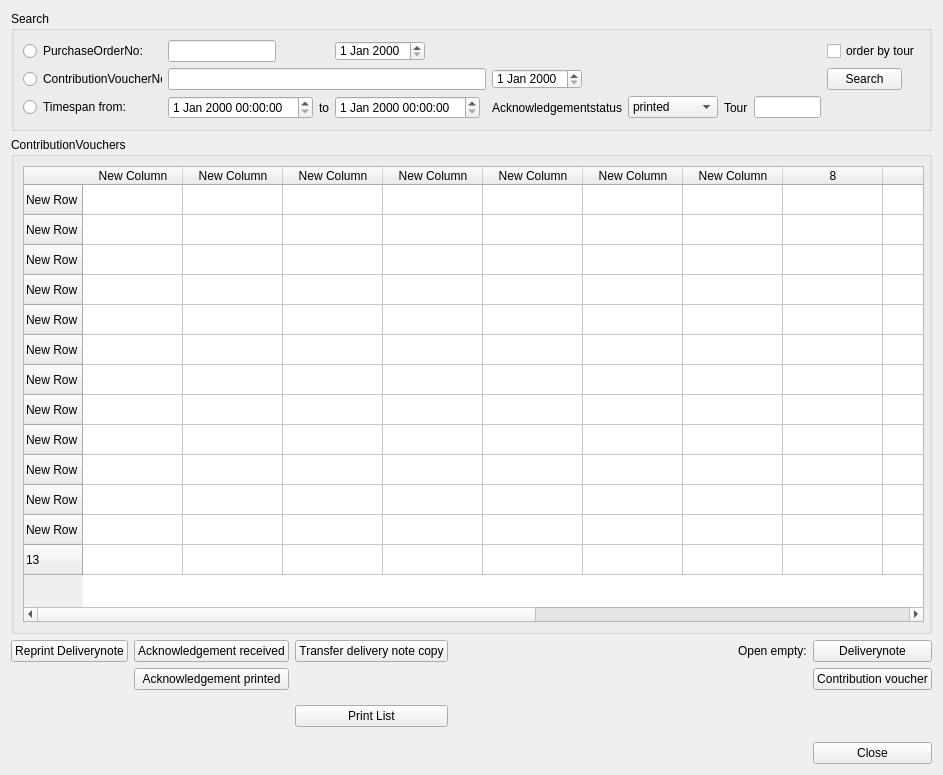
<?xml version="1.0" encoding="UTF-8"?>
<ui version="4.0">
 <class>contributionvouchervcClass</class>
 <widget class="QWidget" name="contributionvouchervcClass">
  <property name="geometry">
   <rect>
    <x>0</x>
    <y>0</y>
    <width>939</width>
    <height>775</height>
   </rect>
  </property>
  <property name="maximumSize">
   <size>
    <width>1327</width>
    <height>16777215</height>
   </size>
  </property>
  <property name="windowTitle">
   <string>NA17 ContributionVoucherVC</string>
  </property>
  <layout class="QVBoxLayout" name="verticalLayout">
   <item>
    <widget class="QGroupBox" name="grpSearch">
     <property name="sizePolicy">
      <sizepolicy hsizetype="MinimumExpanding" vsizetype="Preferred">
       <horstretch>0</horstretch>
       <verstretch>0</verstretch>
      </sizepolicy>
     </property>
     <property name="minimumSize">
      <size>
       <width>921</width>
       <height>108</height>
      </size>
     </property>
     <property name="title">
      <string>Search</string>
     </property>
     <layout class="QGridLayout" name="gridLayout_3">
      <item row="1" column="0">
       <layout class="QGridLayout" name="gridLayout">
        <property name="sizeConstraint">
         <enum>QLayout::SetFixedSize</enum>
        </property>
        <item row="0" column="0">
         <widget class="QRadioButton" name="rdBtnPurchaseOrderNo">
          <property name="maximumSize">
           <size>
            <width>139</width>
            <height>18</height>
           </size>
          </property>
          <property name="text">
           <string>PurchaseOrderNo:</string>
          </property>
         </widget>
        </item>
        <item row="0" column="1">
         <widget class="QLineEdit" name="lePurchaseOrderNo">
          <property name="sizePolicy">
           <sizepolicy hsizetype="Fixed" vsizetype="Fixed">
            <horstretch>0</horstretch>
            <verstretch>0</verstretch>
           </sizepolicy>
          </property>
         </widget>
        </item>
        <item row="0" column="3">
         <widget class="BasarDateEdit" name="dtPurchaseOrderNo">
          <property name="minimumSize">
           <size>
            <width>90</width>
            <height>20</height>
           </size>
          </property>
          <property name="maximumSize">
           <size>
            <width>90</width>
            <height>20</height>
           </size>
          </property>
         </widget>
        </item>
        <item row="1" column="0">
         <widget class="QRadioButton" name="rdBtnContributionVoucherNo">
          <property name="maximumSize">
           <size>
            <width>139</width>
            <height>18</height>
           </size>
          </property>
          <property name="text">
           <string>ContributionVoucherNo:</string>
          </property>
         </widget>
        </item>
        <item row="1" column="1" colspan="4">
         <widget class="QLineEdit" name="leContributionVoucherNo">
          <property name="sizePolicy">
           <sizepolicy hsizetype="Preferred" vsizetype="Fixed">
            <horstretch>0</horstretch>
            <verstretch>0</verstretch>
           </sizepolicy>
          </property>
         </widget>
        </item>
        <item row="1" column="5">
         <widget class="BasarDateEdit" name="dtContributionVoucher">
          <property name="minimumSize">
           <size>
            <width>90</width>
            <height>20</height>
           </size>
          </property>
          <property name="maximumSize">
           <size>
            <width>90</width>
            <height>20</height>
           </size>
          </property>
         </widget>
        </item>
        <item row="1" column="8">
         <spacer name="horizontalSpacer_3">
          <property name="orientation">
           <enum>Qt::Horizontal</enum>
          </property>
          <property name="sizeHint" stdset="0">
           <size>
            <width>40</width>
            <height>20</height>
           </size>
          </property>
         </spacer>
        </item>
        <item row="3" column="0">
         <widget class="QRadioButton" name="rdBtnTimespan">
          <property name="maximumSize">
           <size>
            <width>139</width>
            <height>18</height>
           </size>
          </property>
          <property name="text">
           <string>Timespan from:</string>
          </property>
         </widget>
        </item>
        <item row="3" column="2">
         <widget class="QLabel" name="label_2">
          <property name="text">
           <string>to</string>
          </property>
         </widget>
        </item>
        <item row="3" column="5">
         <widget class="QLabel" name="label">
          <property name="text">
           <string>Acknowledgementstatus</string>
          </property>
         </widget>
        </item>
        <item row="3" column="6">
         <widget class="MultiComboBox" name="cboAcknowledgementStatus">
          <property name="minimumSize">
           <size>
            <width>90</width>
            <height>20</height>
           </size>
          </property>
          <item>
           <property name="text">
            <string>printed</string>
           </property>
          </item>
          <item>
           <property name="text">
            <string>received</string>
           </property>
          </item>
         </widget>
        </item>
        <item row="3" column="7">
         <widget class="QLabel" name="label_3">
          <property name="text">
           <string>Tour</string>
          </property>
         </widget>
        </item>
        <item row="3" column="8">
         <widget class="QLineEdit" name="leTour"/>
        </item>
        <item row="1" column="9">
         <widget class="QPushButton" name="btnSearch">
          <property name="sizePolicy">
           <sizepolicy hsizetype="Minimum" vsizetype="Fixed">
            <horstretch>0</horstretch>
            <verstretch>0</verstretch>
           </sizepolicy>
          </property>
          <property name="maximumSize">
           <size>
            <width>75</width>
            <height>23</height>
           </size>
          </property>
          <property name="text">
           <string>Search</string>
          </property>
         </widget>
        </item>
        <item row="0" column="9">
         <widget class="QCheckBox" name="cbOrderByTour">
          <property name="text">
           <string>order by tour</string>
          </property>
          <property name="tristate">
           <bool>true</bool>
          </property>
         </widget>
        </item>
        <item row="3" column="1">
         <widget class="BasarDateTimeEdit" name="dtTimespanFrom"/>
        </item>
        <item row="3" column="3">
         <widget class="BasarDateTimeEdit" name="dtTimespanTo"/>
        </item>
       </layout>
      </item>
     </layout>
    </widget>
   </item>
   <item>
    <widget class="QGroupBox" name="grpAcknowledgements">
     <property name="minimumSize">
      <size>
       <width>921</width>
       <height>471</height>
      </size>
     </property>
     <property name="title">
      <string>ContributionVouchers</string>
     </property>
     <layout class="QGridLayout" name="gridLayout_8">
      <item row="0" column="0">
       <widget class="BasarTableWidget" name="tblAcknowledgement">
        <property name="minimumSize">
         <size>
          <width>901</width>
          <height>441</height>
         </size>
        </property>
        <property name="selectionMode">
         <enum>QAbstractItemView::ExtendedSelection</enum>
        </property>
        <property name="selectionBehavior">
         <enum>QAbstractItemView::SelectRows</enum>
        </property>
        <property name="wordWrap">
         <bool>false</bool>
        </property>
        <property name="rowCount">
         <number>13</number>
        </property>
        <property name="columnCount">
         <number>14</number>
        </property>
        <row>
         <property name="text">
          <string>New Row</string>
         </property>
        </row>
        <row>
         <property name="text">
          <string>New Row</string>
         </property>
        </row>
        <row>
         <property name="text">
          <string>New Row</string>
         </property>
        </row>
        <row>
         <property name="text">
          <string>New Row</string>
         </property>
        </row>
        <row>
         <property name="text">
          <string>New Row</string>
         </property>
        </row>
        <row>
         <property name="text">
          <string>New Row</string>
         </property>
        </row>
        <row>
         <property name="text">
          <string>New Row</string>
         </property>
        </row>
        <row>
         <property name="text">
          <string>New Row</string>
         </property>
        </row>
        <row>
         <property name="text">
          <string>New Row</string>
         </property>
        </row>
        <row>
         <property name="text">
          <string>New Row</string>
         </property>
        </row>
        <row>
         <property name="text">
          <string>New Row</string>
         </property>
        </row>
        <row>
         <property name="text">
          <string>New Row</string>
         </property>
        </row>
        <row/>
        <column>
         <property name="text">
          <string>New Column</string>
         </property>
        </column>
        <column>
         <property name="text">
          <string>New Column</string>
         </property>
        </column>
        <column>
         <property name="text">
          <string>New Column</string>
         </property>
        </column>
        <column>
         <property name="text">
          <string>New Column</string>
         </property>
        </column>
        <column>
         <property name="text">
          <string>New Column</string>
         </property>
        </column>
        <column>
         <property name="text">
          <string>New Column</string>
         </property>
        </column>
        <column>
         <property name="text">
          <string>New Column</string>
         </property>
        </column>
        <column/>
        <column/>
        <column/>
        <column/>
        <column/>
        <column/>
        <column/>
       </widget>
      </item>
     </layout>
    </widget>
   </item>
   <item>
    <layout class="QGridLayout" name="gridLayout_4">
     <item row="0" column="0">
      <widget class="QPushButton" name="btnReprintDeliverynote">
       <property name="text">
        <string>Reprint Deliverynote</string>
       </property>
      </widget>
     </item>
     <item row="0" column="1">
      <widget class="QPushButton" name="btnAcknowledgementReceived">
       <property name="text">
        <string>Acknowledgement received</string>
       </property>
      </widget>
     </item>
     <item row="0" column="2">
      <widget class="QPushButton" name="btnDeliveryNoteCopy">
       <property name="text">
        <string>Transfer delivery note copy</string>
       </property>
      </widget>
     </item>
     <item row="0" column="4">
      <widget class="QLabel" name="lblempty">
       <property name="text">
        <string>Open empty:</string>
       </property>
      </widget>
     </item>
     <item row="0" column="5">
      <widget class="QPushButton" name="btnOpenEmptyDeliveryNote">
       <property name="text">
        <string>Deliverynote</string>
       </property>
      </widget>
     </item>
     <item row="1" column="5">
      <widget class="QPushButton" name="btnOpenEmptyContributionVoucher">
       <property name="text">
        <string>Contribution voucher</string>
       </property>
      </widget>
     </item>
     <item row="3" column="5">
      <widget class="QPushButton" name="btnClose">
       <property name="text">
        <string>Close</string>
       </property>
      </widget>
     </item>
     <item row="2" column="5">
      <layout class="QGridLayout" name="gridLayout_6">
       <item row="0" column="0">
        <spacer name="verticalSpacer">
         <property name="orientation">
          <enum>Qt::Vertical</enum>
         </property>
         <property name="sizeType">
          <enum>QSizePolicy::Fixed</enum>
         </property>
         <property name="sizeHint" stdset="0">
          <size>
           <width>20</width>
           <height>40</height>
          </size>
         </property>
        </spacer>
       </item>
      </layout>
     </item>
     <item row="0" column="3">
      <layout class="QGridLayout" name="gridLayout_7">
       <item row="0" column="0">
        <spacer name="horizontalSpacer_2">
         <property name="orientation">
          <enum>Qt::Horizontal</enum>
         </property>
         <property name="sizeHint" stdset="0">
          <size>
           <width>40</width>
           <height>20</height>
          </size>
         </property>
        </spacer>
       </item>
      </layout>
     </item>
     <item row="2" column="2">
      <widget class="QPushButton" name="btnPrintList">
       <property name="text">
        <string>Print List</string>
       </property>
      </widget>
     </item>
     <item row="1" column="1">
      <widget class="QPushButton" name="btnAcknowledgementPrinted">
       <property name="text">
        <string>Acknowledgement printed</string>
       </property>
      </widget>
     </item>
    </layout>
   </item>
  </layout>
 </widget>
 <customwidgets>
  <customwidget>
   <class>BasarTableWidget</class>
   <extends>QTableWidget</extends>
   <header>libbasarqtwidget_tablewidget.h</header>
  </customwidget>
  <customwidget>
   <class>BasarDateEdit</class>
   <extends>QDateEdit</extends>
   <header>libbasarqtwidget_dateedit.h</header>
  </customwidget>
  <customwidget>
   <class>MultiComboBox</class>
   <extends>QComboBox</extends>
   <header>libbasarqtwidget_multicombobox.h</header>
  </customwidget>
  <customwidget>
   <class>BasarDateTimeEdit</class>
   <extends>QDateTimeEdit</extends>
   <header>libbasarqtwidget_datetimeedit.h</header>
  </customwidget>
 </customwidgets>
 <tabstops>
  <tabstop>tblAcknowledgement</tabstop>
  <tabstop>rdBtnPurchaseOrderNo</tabstop>
  <tabstop>lePurchaseOrderNo</tabstop>
  <tabstop>dtPurchaseOrderNo</tabstop>
  <tabstop>rdBtnContributionVoucherNo</tabstop>
  <tabstop>leContributionVoucherNo</tabstop>
  <tabstop>dtContributionVoucher</tabstop>
  <tabstop>rdBtnTimespan</tabstop>
  <tabstop>cboAcknowledgementStatus</tabstop>
  <tabstop>leTour</tabstop>
  <tabstop>cbOrderByTour</tabstop>
  <tabstop>btnSearch</tabstop>
  <tabstop>btnReprintDeliverynote</tabstop>
  <tabstop>btnAcknowledgementReceived</tabstop>
  <tabstop>btnAcknowledgementPrinted</tabstop>
  <tabstop>btnDeliveryNoteCopy</tabstop>
  <tabstop>btnPrintList</tabstop>
  <tabstop>btnOpenEmptyDeliveryNote</tabstop>
  <tabstop>btnOpenEmptyContributionVoucher</tabstop>
  <tabstop>btnClose</tabstop>
 </tabstops>
 <resources/>
 <connections/>
</ui>
